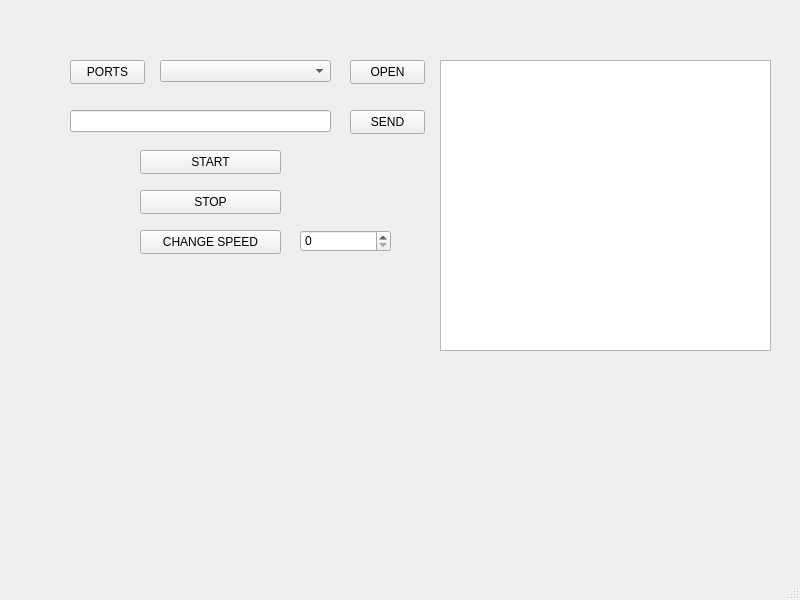
<?xml version="1.0" encoding="UTF-8"?>
<ui version="4.0">
 <class>MainWindow</class>
 <widget class="QMainWindow" name="MainWindow">
  <property name="geometry">
   <rect>
    <x>0</x>
    <y>0</y>
    <width>800</width>
    <height>600</height>
   </rect>
  </property>
  <property name="windowTitle">
   <string>MainWindow</string>
  </property>
  <widget class="QWidget" name="centralwidget">
   <widget class="QPushButton" name="btnPortsInfo">
    <property name="geometry">
     <rect>
      <x>70</x>
      <y>60</y>
      <width>75</width>
      <height>24</height>
     </rect>
    </property>
    <property name="text">
     <string>PORTS</string>
    </property>
   </widget>
   <widget class="QComboBox" name="cmbPorts">
    <property name="geometry">
     <rect>
      <x>160</x>
      <y>60</y>
      <width>171</width>
      <height>22</height>
     </rect>
    </property>
   </widget>
   <widget class="QPushButton" name="btnOpenPort">
    <property name="geometry">
     <rect>
      <x>350</x>
      <y>60</y>
      <width>75</width>
      <height>24</height>
     </rect>
    </property>
    <property name="text">
     <string>OPEN</string>
    </property>
   </widget>
   <widget class="QPushButton" name="btnSend">
    <property name="geometry">
     <rect>
      <x>350</x>
      <y>110</y>
      <width>75</width>
      <height>24</height>
     </rect>
    </property>
    <property name="text">
     <string>SEND</string>
    </property>
   </widget>
   <widget class="QLineEdit" name="lnMessage">
    <property name="geometry">
     <rect>
      <x>70</x>
      <y>110</y>
      <width>261</width>
      <height>22</height>
     </rect>
    </property>
   </widget>
   <widget class="QListWidget" name="lstMessages">
    <property name="geometry">
     <rect>
      <x>440</x>
      <y>60</y>
      <width>331</width>
      <height>291</height>
     </rect>
    </property>
   </widget>
   <widget class="QPushButton" name="btnStart">
    <property name="geometry">
     <rect>
      <x>140</x>
      <y>150</y>
      <width>141</width>
      <height>24</height>
     </rect>
    </property>
    <property name="text">
     <string>START</string>
    </property>
   </widget>
   <widget class="QPushButton" name="btnStop">
    <property name="geometry">
     <rect>
      <x>140</x>
      <y>190</y>
      <width>141</width>
      <height>24</height>
     </rect>
    </property>
    <property name="text">
     <string>STOP</string>
    </property>
   </widget>
   <widget class="QPushButton" name="btnChangeSpeed">
    <property name="geometry">
     <rect>
      <x>140</x>
      <y>230</y>
      <width>141</width>
      <height>24</height>
     </rect>
    </property>
    <property name="text">
     <string>CHANGE SPEED</string>
    </property>
   </widget>
   <widget class="QSpinBox" name="spnSpeed">
    <property name="geometry">
     <rect>
      <x>300</x>
      <y>230</y>
      <width>91</width>
      <height>22</height>
     </rect>
    </property>
   </widget>
  </widget>
  <widget class="QMenuBar" name="menubar">
   <property name="geometry">
    <rect>
     <x>0</x>
     <y>0</y>
     <width>800</width>
     <height>22</height>
    </rect>
   </property>
  </widget>
  <widget class="QStatusBar" name="statusbar"/>
 </widget>
 <resources/>
 <connections/>
</ui>
